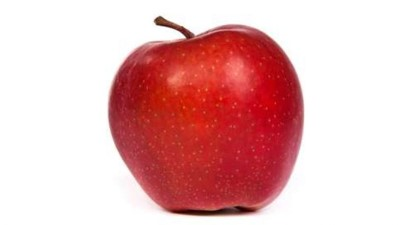
%> input picture project/3.jpg, 414 x 225 px
$ octave --eval "result = SimpleColorDetectionByHue;"   (GNU Octave 9; MATLAB toolbox functions it lacks are replaced by stand-ins)
%> lines starting %> are read from the running program, lines starting %| are printed output that depends on the picture; in (x1, y1, x2, y2) boxes, pixels count from 0 and x2, y2 are one past the last pixel; in counts of white or black regions, pixels touching at a corner belong together; the program's own positions count from 1
### SimpleColorDetectionByHue.m
% Demo macro to very, very simple color detection in
% HSV (Hue, Saturation, Value) color space.
% Requires the Image Processing Toolbox.  Developed under MATLAB R2014a.
%
% [133 lines left out: function SimpleColorDetectionByHue, not called in this run]


### project/SimpleColorDetectionByHue.m
% Demo macro to very, very simple color detection in
% HSV (Hue, Saturation, Value) color space.
% Requires the Image Processing Toolbox.  Developed under MATLAB R2014a.
%
function maskedRGBImage=SimpleColorDetectionByHue()

    load('img.mat', 'fullImageFileName');
	% Read in image into an array.
	[rgbImage, storedColorMap] = imread(fullImageFileName);
%> rgbImage is the input picture: size 225x414x3 uint8; mean R, G, B 231, 185.3, 186
%> storedColorMap = []
	[rows, columns, numberOfColorBands] = size(rgbImage);
%> rows = 225; columns = 414; numberOfColorBands = 3
	% If it's monochrome (indexed), convert it to color.
	% Check to see if it's an 8-bit image needed later for scaling).
	if strcmpi(class(rgbImage), 'uint8')
		% Flag for 256 gray levels.
		eightBit = true;
	else
		eightBit = false;
	end
	if numberOfColorBands == 1
		if isempty(storedColorMap)
			% Just a simple gray level image, not indexed with a stored color map.
			% Create a 3D true color image where we copy the monochrome image into all 3 (R, G, & B) color planes.
			rgbImage = cat(3, rgbImage, rgbImage, rgbImage);
		else
			% It's an indexed image.
			rgbImage = ind2rgb(rgbImage, storedColorMap);
			% ind2rgb() will convert it to double and normalize it to the range 0-1.
			% Convert back to uint8 in the range 0-255, if needed.
			if eightBit
				rgbImage = uint8(255 * rgbImage);
			end
		end
	end

	% Display the original image.
    rgbImage=imresize(rgbImage,[280 280]);
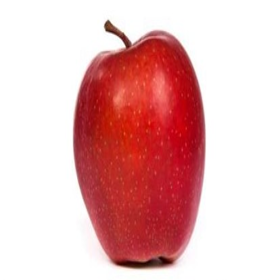
%> rgbImage: size 280x280x3 uint8; mean R, G, B 231, 185.3, 186
	% Convert RGB image to HSV
	hsvImage = rgb2hsv(rgbImage);
%> hsvImage: size 280x280x3 double; mean H, S, V 0.236, 0.257, 0.906
	% Extract out the H, S, and V images individually

	hImage = hsvImage(:,:,1);
	sImage = hsvImage(:,:,2);
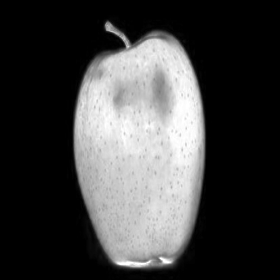
%> sImage: size 280x280 double; min 0, max 1, mean 0.257
	vImage = hsvImage(:,:,3);
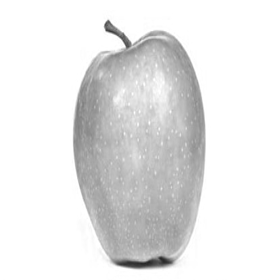
%> vImage: size 280x280 double; min 0.149, max 1, mean 0.906

		[hueThresholdLow, hueThresholdHigh, saturationThresholdLow, saturationThresholdHigh, valueThresholdLow, valueThresholdHigh] = SetThresholds();

	% Interactively and visually set/adjust thresholds using custom thresholding application.
	% Available on the File Exchange: http://www.mathworks.com/matlabcentral/fileexchange/29372-thresholding-an-image
% 	[hueThresholdLow, hueThresholdHigh] = threshold(hueThresholdLow, hueThresholdHigh, hImage);
% 	[saturationThresholdLow, saturationThresholdHigh] = threshold(saturationThresholdLow, saturationThresholdHigh, sImage);
% 	[valueThresholdLow, valueThresholdHigh] = threshold(valueThresholdLow, valueThresholdHigh, vImage);


	% Now apply each color band's particular thresholds to the color band
	hueMask = (hImage >= hueThresholdLow) & (hImage <= hueThresholdHigh);
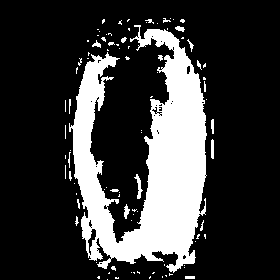
%> hueMask: size 280x280 logical; 22.1% white; 92 white regions (73 under 20 px), largest, box (x1, y1, x2, y2) and area: (69, 25, 207, 273) 16361, (134, 174, 143, 199) 86, (211, 139, 214, 159) 57
	saturationMask = (sImage >= saturationThresholdLow) & (sImage <= saturationThresholdHigh);
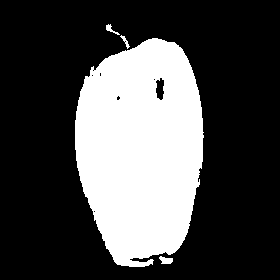
%> saturationMask: size 280x280 logical; 29.4% white; 4 white regions, box (x1, y1, x2, y2) and area: (75, 38, 204, 267) 22850, (159, 256, 173, 264) 78, (106, 24, 120, 35) 52, (120, 35, 130, 49) 43
	valueMask = (vImage >= valueThresholdLow) & (vImage <= valueThresholdHigh);
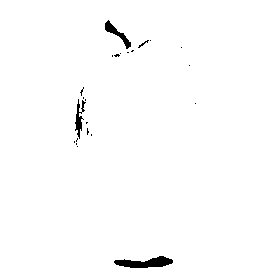
%> valueMask: size 280x280 logical; 98.9% white; 23 black regions (19 under 20 px), largest, box (x1, y1, x2, y2) and area: (114, 256, 173, 268) 423, (105, 20, 131, 49) 204, (75, 99, 86, 139) 170, (138, 40, 149, 48) 22


    %%%%%%%%%%%%%%%%%%%%%%%%%%5
    [hueCounts1, hueBinValues1] = imhist(hueMask);
%> hueCounts1 = [61066; 17334]; hueBinValues1 = [0; 1]
	maxHueBinValue1 = find(hueBinValues1 > 0, 1, 'last');
%> maxHueBinValue1 = 2
	maxCountHue1 = max(hueCounts1);
%> maxCountHue1 = 61066

	% Combine the masks to find where all 3 are "true."
	% Then we will have the mask of only the red parts of the image.
	coloredObjectsMask = uint8(hueMask & saturationMask & valueMask);
%> coloredObjectsMask: size 280x280 uint8; values 0 (black) and 1 (white), 17% white; 28 white regions (22 under 20 px), largest, box (x1, y1, x2, y2) and area: (75, 38, 204, 260) 13032, (134, 174, 143, 199) 86, (124, 204, 130, 219) 51, (141, 39, 151, 47) 29, (158, 55, 163, 61) 21, (110, 189, 119, 192) 21


	% Tell user that we're going to filter out small objects.
	smallestAcceptableArea = 100; % Keep areas only if they're bigger than this.

	% Get rid of small objects.  Note: bwareaopen returns a logical.
	coloredObjectsMask = uint8(bwareaopen(coloredObjectsMask, smallestAcceptableArea));
%> coloredObjectsMask: size 280x280 uint8; values 0 (black) and 1 (white), 16.6% white; 1 white region, box (x1, y1, x2, y2) and area: (75, 38, 204, 260) 13032
	% Smooth the border using a morphological closing operation, imclose().
	structuringElement = strel('disk', 4);
	coloredObjectsMask = imclose(coloredObjectsMask, structuringElement);
%> coloredObjectsMask: size 280x280 uint8; values 0 (black) and 1 (white), 17.3% white; 1 white region, box (x1, y1, x2, y2) and area: (75, 38, 204, 260) 13530
	% Fill in any holes in the regions, since they are most likely red also.
	coloredObjectsMask = imfill(logical(coloredObjectsMask), 'holes');


	% You can only multiply integers if they are of the same type.
	% (coloredObjectsMask is a logical array.)
	% We need to convert the type of coloredObjectsMask to the same data type as hImage.
	coloredObjectsMask = cast(coloredObjectsMask, 'like', rgbImage);

% 	coloredObjectsMask = cast(coloredObjectsMask, class(rgbImage));

	% Use the colored object mask to mask out the colored-only portions of the rgb image.
	maskedImageR = coloredObjectsMask .* rgbImage(:,:,1);
	maskedImageG = coloredObjectsMask .* rgbImage(:,:,2);
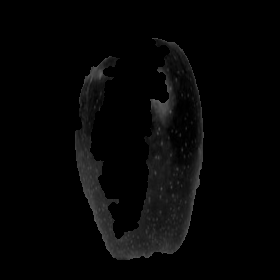
%> maskedImageG: size 280x280 uint8; min 0, max 95, mean 5.6
	maskedImageB = coloredObjectsMask .* rgbImage(:,:,3);

	maskedRGBImage = cat(3, maskedImageR, maskedImageG, maskedImageB);
%> maskedRGBImage: size 280x280x3 uint8; mean H, S, V 30.6, 5.6, 7.3
return;


%----------------------------------------------------------------------------


%---------------------------------------------------------------------------------------------------------------------------------
% Ask user what color they want for the onions and peppers images and set up pre-defined threshold values.
function [hueThresholdLow, hueThresholdHigh, saturationThresholdLow, saturationThresholdHigh, valueThresholdLow, valueThresholdHigh] = SetThresholds()

% 	button = menu('What color do you want to find?', 'yellow', 'green', 'red', 'white');
	% Menu with purple commented out because it's all around and the regionfill just ends up selecting the whole image.
	%button = menu('What color do you want to find?', 'yellow', 'green', 'red', 'white', 'purple');
    load('check.mat', 'typefruit')
	if typefruit=="banna"
			% Yellow
			hueThresholdLow = 0.10;
			hueThresholdHigh = 0.14;
			saturationThresholdLow = 0.4;
			saturationThresholdHigh = 1;
			valueThresholdLow = 0.8;
			valueThresholdHigh = 1.0;
    else
			% Red.
			% IMPORTANT NOTE FOR RED.  Red spans hues both less than 0.1 and more than 0.8.
			% We're only getting one range here so we will miss some of the red pixels - those with hue less than around 0.1.
			% To properly get all reds, you'd have to get a hue mask that is the result of TWO threshold operations.
			hueThresholdLow = 0.80;
			hueThresholdHigh = 1;
			saturationThresholdLow = 0.58;
			saturationThresholdHigh = 1;
			valueThresholdLow = 0.55;
			valueThresholdHigh = 1.0;
	end

return; % From SetThresholds()

%---------------------------------------------------------------------------------------------------------------------------------

end
end
